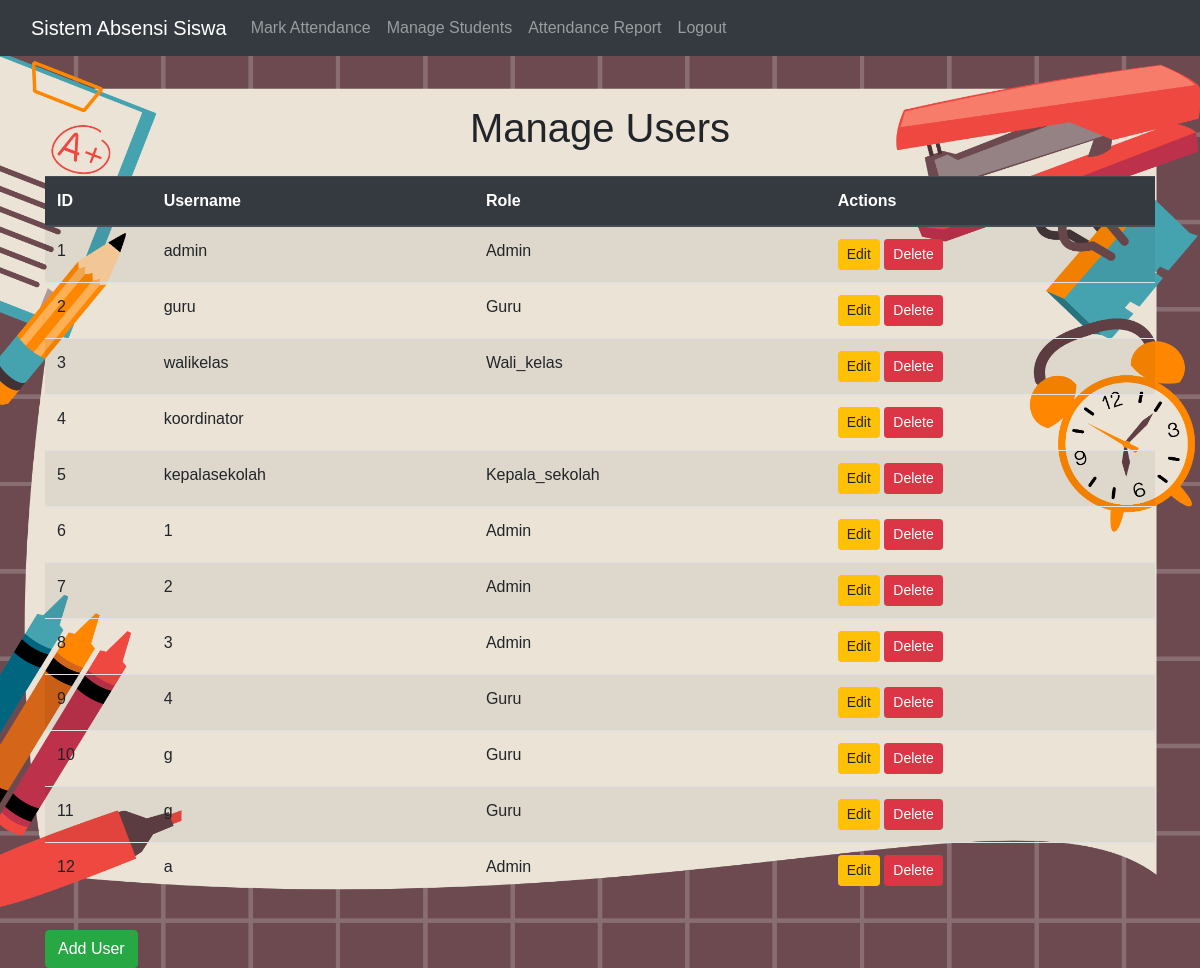
The page /manage_users.php (signed in) on the database its author committed.
### tables this page shows
CREATE TABLE `users` (
  `id` int(11) NOT NULL,
  `username` varchar(255) NOT NULL,
  `password` varchar(255) NOT NULL,
  `role` enum('admin','guru','wali_kelas','kepala_sekolah') NOT NULL
);

### manage_users.php (the view, shortened to what this page needs)
<?php
include('db_connect.php');
$query = "SELECT * FROM users";
$result = mysqli_query($conn, $query);
?>
<!DOCTYPE html>
<html lang="en">
<head>
    <link href="https://maxcdn.bootstrapcdn.com/bootstrap/4.5.2/css/bootstrap.min.css" rel="stylesheet">
</head>
<body>
    <?php include('navbar.php'); ?>
    <div class="container mt-5">
        <h1 class="mb-4 text-center">Manage Users</h1>
        <div class="table-responsive">
            <table class="table table-striped table-hover">
                <thead class="thead-dark">
                    <tr>
                        <th>ID</th>
                        <th>Username</th>
                        <th>Role</th>
                        <th>Actions</th>
                    </tr>
                </thead>
                <tbody>
                    <?php while ($row = mysqli_fetch_assoc($result)) { ?>
                        <tr>
                            <td><?php echo $row['id']; ?></td>
                            <td><?php echo $row['username']; ?></td>
                            <td><?php echo ucfirst($row['role']); ?></td>
                            <td>
                                <button class="btn btn-warning btn-sm edit-btn" data-id="<?php echo $row['id']; ?>" data-username="<?php echo $row['username']; ?>" data-email="<?php echo $row['email']; ?>" data-role="<?php echo $row['role']; ?>">Edit</button>
                                <button class="btn btn-danger btn-sm delete-btn" data-id="<?php echo $row['id']; ?>">Delete</button>
                            </td>
                        </tr>
                    <?php } ?>
                </tbody>
            </table>
        </div>
        <button class="btn btn-success mt-3" data-toggle="modal" data-target="#userModal" id="addUserBtn">Add User</button>
    </div>
</body>
</html>

### navbar.php (shortened to what this page needs)
<nav class="navbar navbar-expand-lg navbar-dark bg-dark">
    <div class="container-fluid">
        <?php
        $dashboard_url = "#";
        if (isset($_SESSION['role'])) {
            if ($_SESSION['role'] == 'admin') {
                $dashboard_url = "dashboard_admin.php";
            } elseif ($_SESSION['role'] == 'guru') {
                $dashboard_url = "dashboard_guru.php";
            }
        }
        ?>
        <a class="navbar-brand" href="<?php echo $dashboard_url; ?>">Sistem Absensi Siswa</a>
        <div class="collapse navbar-collapse" id="navbarNav">
            <ul class="navbar-nav me-auto mb-2 mb-lg-0">
                <li class="nav-item">
                    <?php if (isset($_SESSION['role']) && ($_SESSION['role'] == 'admin' || $_SESSION['role'] == 'guru')): ?>
                        <a class="nav-link" href="mark_attendance.php">Mark Attendance</a>
                    <?php endif; ?>
                </li>
                <li class="nav-item">
                    <a class="nav-link" href="manage_students.php">Manage Students</a>
                </li>
                <li class="nav-item">
                    <a class="nav-link" href="attendance_report.php">Attendance Report</a>
                </li>
            </ul>
            <ul class="navbar-nav">
                <li class="nav-item">
                    <a class="nav-link" href="logout.php">Logout</a>
                </li>
            </ul>
        </div>
    </div>
</nav>

### manage_users.php (style rules this page uses)
body { font-family: Arial, sans-serif; background: url('asset/img/back.png') no-repeat center center fixed; background-size: cover; }

### rows shown on the page
users: id "1", username "admin", role "Admin"
users: id "2", username "guru", role "Guru"
users: id "3", username "walikelas", role "Wali_kelas"
users: id "4", username "koordinator"
users: id "5", username "kepalasekolah", role "Kepala_sekolah"
users: id "6", username "1", role "Admin"
users: id "7", username "2", role "Admin"
users: id "8", username "3", role "Admin"
users: id "9", username "4", role "Guru"
users: id "10", username "g", role "Guru"
users: id "11", username "g", role "Guru"
users: id "12", username "a", role "Admin"
